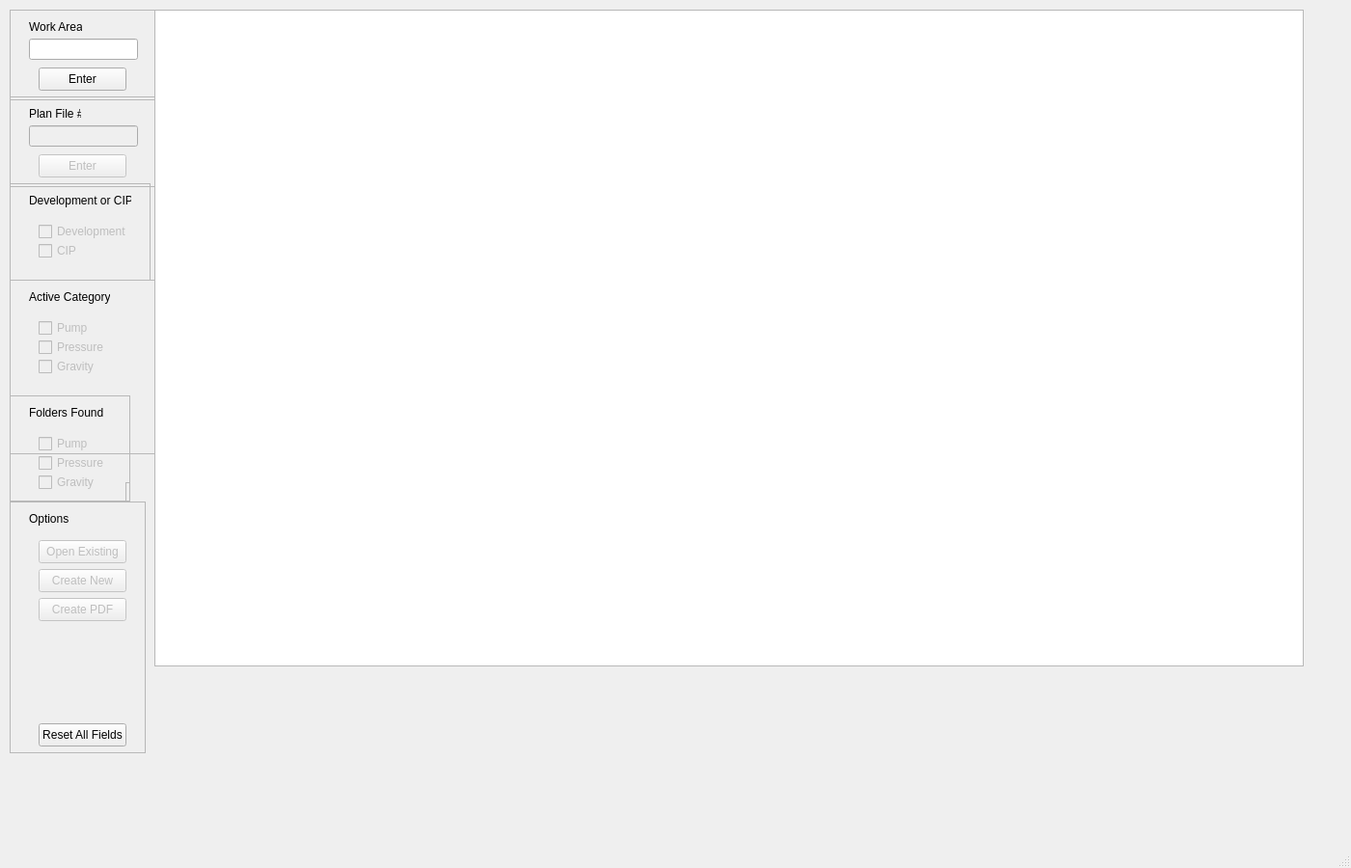
<?xml version="1.0" encoding="UTF-8"?>
<ui version="4.0">
 <class>MainWindow</class>
 <widget class="QMainWindow" name="MainWindow">
  <property name="windowModality">
   <enum>Qt::WindowModal</enum>
  </property>
  <property name="enabled">
   <bool>true</bool>
  </property>
  <property name="geometry">
   <rect>
    <x>0</x>
    <y>0</y>
    <width>1400</width>
    <height>900</height>
   </rect>
  </property>
  <property name="windowTitle">
   <string>MainWindow</string>
  </property>
  <widget class="QWidget" name="centralwidget">
   <widget class="QFrame" name="plan_file">
    <property name="geometry">
     <rect>
      <x>10</x>
      <y>100</y>
      <width>153</width>
      <height>94</height>
     </rect>
    </property>
    <property name="frameShape">
     <enum>QFrame::StyledPanel</enum>
    </property>
    <property name="frameShadow">
     <enum>QFrame::Raised</enum>
    </property>
    <widget class="QLabel" name="planfile_label">
     <property name="geometry">
      <rect>
       <x>20</x>
       <y>10</y>
       <width>54</width>
       <height>16</height>
      </rect>
     </property>
     <property name="text">
      <string>Plan File #</string>
     </property>
    </widget>
    <widget class="QLineEdit" name="planfile_entry">
     <property name="enabled">
      <bool>false</bool>
     </property>
     <property name="geometry">
      <rect>
       <x>20</x>
       <y>30</y>
       <width>113</width>
       <height>22</height>
      </rect>
     </property>
    </widget>
    <widget class="QPushButton" name="planfile_Btn">
     <property name="enabled">
      <bool>false</bool>
     </property>
     <property name="geometry">
      <rect>
       <x>30</x>
       <y>60</y>
       <width>91</width>
       <height>24</height>
      </rect>
     </property>
     <property name="autoFillBackground">
      <bool>false</bool>
     </property>
     <property name="text">
      <string>Enter</string>
     </property>
    </widget>
   </widget>
   <widget class="QFrame" name="select_folder">
    <property name="geometry">
     <rect>
      <x>10</x>
      <y>290</y>
      <width>171</width>
      <height>181</height>
     </rect>
    </property>
    <property name="frameShape">
     <enum>QFrame::StyledPanel</enum>
    </property>
    <property name="frameShadow">
     <enum>QFrame::Raised</enum>
    </property>
    <widget class="QLabel" name="open_folder_label">
     <property name="geometry">
      <rect>
       <x>20</x>
       <y>10</y>
       <width>84</width>
       <height>16</height>
      </rect>
     </property>
     <property name="text">
      <string>Active Category</string>
     </property>
    </widget>
    <widget class="QCheckBox" name="pump_checkB">
     <property name="enabled">
      <bool>false</bool>
     </property>
     <property name="geometry">
      <rect>
       <x>30</x>
       <y>40</y>
       <width>75</width>
       <height>20</height>
      </rect>
     </property>
     <property name="text">
      <string>Pump</string>
     </property>
    </widget>
    <widget class="QCheckBox" name="pressure_checkB">
     <property name="enabled">
      <bool>false</bool>
     </property>
     <property name="geometry">
      <rect>
       <x>30</x>
       <y>60</y>
       <width>75</width>
       <height>20</height>
      </rect>
     </property>
     <property name="text">
      <string>Pressure</string>
     </property>
    </widget>
    <widget class="QCheckBox" name="gravity_checkB">
     <property name="enabled">
      <bool>false</bool>
     </property>
     <property name="geometry">
      <rect>
       <x>30</x>
       <y>80</y>
       <width>75</width>
       <height>20</height>
      </rect>
     </property>
     <property name="text">
      <string>Gravity</string>
     </property>
    </widget>
   </widget>
   <widget class="QFrame" name="options_pane">
    <property name="geometry">
     <rect>
      <x>10</x>
      <y>520</y>
      <width>141</width>
      <height>261</height>
     </rect>
    </property>
    <property name="frameShape">
     <enum>QFrame::StyledPanel</enum>
    </property>
    <property name="frameShadow">
     <enum>QFrame::Raised</enum>
    </property>
    <widget class="QLabel" name="options_Label">
     <property name="geometry">
      <rect>
       <x>20</x>
       <y>10</y>
       <width>42</width>
       <height>16</height>
      </rect>
     </property>
     <property name="text">
      <string>Options</string>
     </property>
    </widget>
    <widget class="QPushButton" name="open_existing_Btn">
     <property name="enabled">
      <bool>false</bool>
     </property>
     <property name="geometry">
      <rect>
       <x>30</x>
       <y>40</y>
       <width>91</width>
       <height>24</height>
      </rect>
     </property>
     <property name="text">
      <string>Open Existing</string>
     </property>
    </widget>
    <widget class="QPushButton" name="create_new_Btn">
     <property name="enabled">
      <bool>false</bool>
     </property>
     <property name="geometry">
      <rect>
       <x>30</x>
       <y>70</y>
       <width>91</width>
       <height>24</height>
      </rect>
     </property>
     <property name="text">
      <string>Create New</string>
     </property>
    </widget>
    <widget class="QPushButton" name="create_pdf">
     <property name="enabled">
      <bool>false</bool>
     </property>
     <property name="geometry">
      <rect>
       <x>30</x>
       <y>100</y>
       <width>91</width>
       <height>24</height>
      </rect>
     </property>
     <property name="text">
      <string>Create PDF</string>
     </property>
    </widget>
    <widget class="QPushButton" name="reset_btn">
     <property name="enabled">
      <bool>true</bool>
     </property>
     <property name="geometry">
      <rect>
       <x>30</x>
       <y>230</y>
       <width>91</width>
       <height>24</height>
      </rect>
     </property>
     <property name="text">
      <string>Reset All Fields</string>
     </property>
    </widget>
   </widget>
   <widget class="QFrame" name="work_area">
    <property name="geometry">
     <rect>
      <x>10</x>
      <y>10</y>
      <width>153</width>
      <height>94</height>
     </rect>
    </property>
    <property name="frameShape">
     <enum>QFrame::StyledPanel</enum>
    </property>
    <property name="frameShadow">
     <enum>QFrame::Raised</enum>
    </property>
    <widget class="QLineEdit" name="work_entry">
     <property name="geometry">
      <rect>
       <x>20</x>
       <y>30</y>
       <width>113</width>
       <height>22</height>
      </rect>
     </property>
    </widget>
    <widget class="QLabel" name="label_2">
     <property name="geometry">
      <rect>
       <x>20</x>
       <y>10</y>
       <width>55</width>
       <height>16</height>
      </rect>
     </property>
     <property name="text">
      <string>Work Area</string>
     </property>
    </widget>
    <widget class="QPushButton" name="work_entry_Btn">
     <property name="geometry">
      <rect>
       <x>30</x>
       <y>60</y>
       <width>91</width>
       <height>24</height>
      </rect>
     </property>
     <property name="autoFillBackground">
      <bool>false</bool>
     </property>
     <property name="text">
      <string>Enter</string>
     </property>
     <property name="autoDefault">
      <bool>false</bool>
     </property>
    </widget>
   </widget>
   <widget class="QFrame" name="DorP_frame">
    <property name="geometry">
     <rect>
      <x>10</x>
      <y>190</y>
      <width>146</width>
      <height>101</height>
     </rect>
    </property>
    <property name="frameShape">
     <enum>QFrame::StyledPanel</enum>
    </property>
    <property name="frameShadow">
     <enum>QFrame::Raised</enum>
    </property>
    <widget class="QLabel" name="DorP_label">
     <property name="geometry">
      <rect>
       <x>20</x>
       <y>10</y>
       <width>106</width>
       <height>16</height>
      </rect>
     </property>
     <property name="text">
      <string>Development or CIP</string>
     </property>
    </widget>
    <widget class="QCheckBox" name="development_checkB">
     <property name="enabled">
      <bool>false</bool>
     </property>
     <property name="geometry">
      <rect>
       <x>30</x>
       <y>40</y>
       <width>94</width>
       <height>20</height>
      </rect>
     </property>
     <property name="text">
      <string>Development</string>
     </property>
    </widget>
    <widget class="QCheckBox" name="CIP_checkB">
     <property name="enabled">
      <bool>false</bool>
     </property>
     <property name="geometry">
      <rect>
       <x>30</x>
       <y>60</y>
       <width>41</width>
       <height>20</height>
      </rect>
     </property>
     <property name="text">
      <string>CIP</string>
     </property>
    </widget>
   </widget>
   <widget class="QTableView" name="tableView">
    <property name="geometry">
     <rect>
      <x>160</x>
      <y>10</y>
      <width>1191</width>
      <height>681</height>
     </rect>
    </property>
   </widget>
   <widget class="QFrame" name="select_folder_3">
    <property name="geometry">
     <rect>
      <x>10</x>
      <y>410</y>
      <width>125</width>
      <height>110</height>
     </rect>
    </property>
    <property name="frameShape">
     <enum>QFrame::StyledPanel</enum>
    </property>
    <property name="frameShadow">
     <enum>QFrame::Raised</enum>
    </property>
    <widget class="QLabel" name="open_folder_label_3">
     <property name="geometry">
      <rect>
       <x>20</x>
       <y>10</y>
       <width>84</width>
       <height>16</height>
      </rect>
     </property>
     <property name="text">
      <string>Folders Found</string>
     </property>
    </widget>
    <widget class="QCheckBox" name="pump_folder">
     <property name="enabled">
      <bool>false</bool>
     </property>
     <property name="geometry">
      <rect>
       <x>30</x>
       <y>40</y>
       <width>75</width>
       <height>20</height>
      </rect>
     </property>
     <property name="text">
      <string>Pump</string>
     </property>
    </widget>
    <widget class="QCheckBox" name="pressure_folder">
     <property name="enabled">
      <bool>false</bool>
     </property>
     <property name="geometry">
      <rect>
       <x>30</x>
       <y>60</y>
       <width>75</width>
       <height>20</height>
      </rect>
     </property>
     <property name="text">
      <string>Pressure</string>
     </property>
    </widget>
    <widget class="QCheckBox" name="gravity_folder">
     <property name="enabled">
      <bool>false</bool>
     </property>
     <property name="geometry">
      <rect>
       <x>30</x>
       <y>80</y>
       <width>75</width>
       <height>20</height>
      </rect>
     </property>
     <property name="text">
      <string>Gravity</string>
     </property>
    </widget>
    <widget class="QFrame" name="select_folder_4">
     <property name="geometry">
      <rect>
       <x>120</x>
       <y>90</y>
       <width>125</width>
       <height>110</height>
      </rect>
     </property>
     <property name="frameShape">
      <enum>QFrame::StyledPanel</enum>
     </property>
     <property name="frameShadow">
      <enum>QFrame::Raised</enum>
     </property>
     <widget class="QLabel" name="open_folder_label_4">
      <property name="geometry">
       <rect>
        <x>20</x>
        <y>10</y>
        <width>84</width>
        <height>16</height>
       </rect>
      </property>
      <property name="text">
       <string>Active Category</string>
      </property>
     </widget>
     <widget class="QCheckBox" name="pump_checkB_4">
      <property name="enabled">
       <bool>false</bool>
      </property>
      <property name="geometry">
       <rect>
        <x>30</x>
        <y>40</y>
        <width>75</width>
        <height>20</height>
       </rect>
      </property>
      <property name="text">
       <string>Pump</string>
      </property>
     </widget>
     <widget class="QCheckBox" name="pressure_checkB_4">
      <property name="enabled">
       <bool>false</bool>
      </property>
      <property name="geometry">
       <rect>
        <x>30</x>
        <y>60</y>
        <width>75</width>
        <height>20</height>
       </rect>
      </property>
      <property name="text">
       <string>Pressure</string>
      </property>
     </widget>
     <widget class="QCheckBox" name="gravity_checkB_4">
      <property name="enabled">
       <bool>false</bool>
      </property>
      <property name="geometry">
       <rect>
        <x>30</x>
        <y>80</y>
        <width>75</width>
        <height>20</height>
       </rect>
      </property>
      <property name="text">
       <string>Gravity</string>
      </property>
     </widget>
    </widget>
   </widget>
  </widget>
  <widget class="QMenuBar" name="menubar">
   <property name="geometry">
    <rect>
     <x>0</x>
     <y>0</y>
     <width>1400</width>
     <height>22</height>
    </rect>
   </property>
  </widget>
  <widget class="QStatusBar" name="statusbar"/>
 </widget>
 <tabstops>
  <tabstop>work_entry</tabstop>
  <tabstop>work_entry_Btn</tabstop>
  <tabstop>planfile_entry</tabstop>
  <tabstop>planfile_Btn</tabstop>
  <tabstop>pump_checkB</tabstop>
  <tabstop>pressure_checkB</tabstop>
  <tabstop>gravity_checkB</tabstop>
  <tabstop>open_existing_Btn</tabstop>
  <tabstop>create_new_Btn</tabstop>
 </tabstops>
 <resources/>
 <connections/>
</ui>
